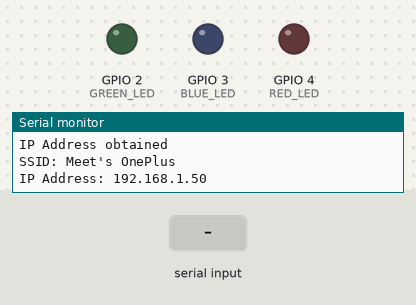
Simulated run of this sketch. Board: ESP32. On the bench: output pins drawn as LEDs (lit = HIGH), the last lines printed to the serial monitor. Inputs (shaded band) come from the test bench. WiFi joins after 1.5 s; servers stay silent unless stated.

Above: at 2.7 s.
2.8 s: "R\n" received over Serial
At 3.6 s:
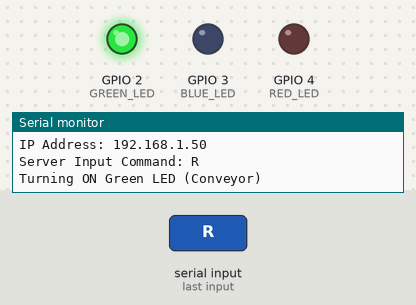
4.3 s: "W\n" received over Serial
At 4.7 s:
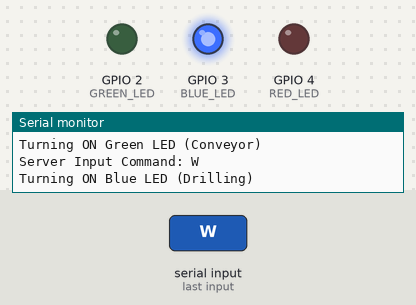
5.8 s: "X\n" received over Serial
At 7.1 s:
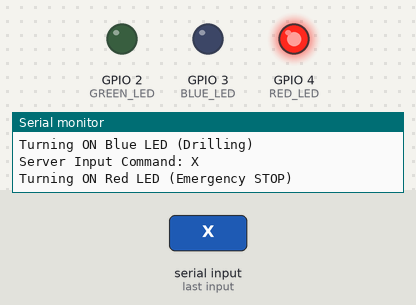
Timing chart, 0 to 8.8 s (numbered marks = the images above; inputs shaded):
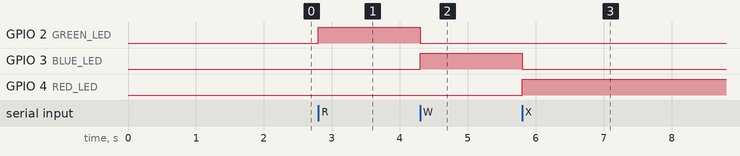

The sketch:

e1.ino
```cpp
#include <SPI.h>
#include <WiFi.h>

// WiFi Credentials
IPAddress ip(192, 168, 248, 108);
char ssid[] = "Meet's OnePlus";
char password[] = "123456789";
char b[100]; // Buffer to store received command
WiFiServer server(5555);

// Define LED Pins
#define GREEN_LED 2   // Conveyor ON
#define BLUE_LED  3   // Drilling ON
#define RED_LED   4   // Emergency STOP

void setup() {
  Serial.begin(9600);
  Serial.print("Attempting to connect to Network named: ");
  Serial.println(ssid);

  WiFi.config(ip);
  WiFi.begin(ssid, password);

  while (WiFi.status() != WL_CONNECTED) {
    Serial.print(".");
    delay(300);
  }

  Serial.println("\nConnected to WiFi");
  Serial.println("Waiting for an IP address");

  while (WiFi.localIP() == INADDR_NONE) {
    Serial.print(".");
    delay(300);
  }

  Serial.println("\nIP Address obtained");
  printWifiStatus();
  server.begin();

  // Set LED Pins as Output
  pinMode(GREEN_LED, OUTPUT);
  pinMode(BLUE_LED, OUTPUT);
  pinMode(RED_LED, OUTPUT);

  // Turn off all LEDs initially
  digitalWrite(GREEN_LED, LOW);
  digitalWrite(BLUE_LED, LOW);
  digitalWrite(RED_LED, LOW);
}

void loop() {
  WiFiClient client = server.available();

  // **NEW: Server can input commands via Serial Monitor**
  if (Serial.available()) {
    char inputCommand = Serial.read();  // Read single character from Serial Monitor

    // Ignore newline characters
    if (inputCommand == '\n' || inputCommand == '\r') {
      return;
    }

    Serial.print("Server Input Command: ");
    Serial.println(inputCommand);

    // **LED Control for Server Input**
    if (inputCommand == 'R') {
      Serial.println("Turning ON Green LED (Conveyor)");
      digitalWrite(GREEN_LED, HIGH);
      digitalWrite(BLUE_LED, LOW);
      digitalWrite(RED_LED, LOW);
    }
    else if (inputCommand == 'W') {
      Serial.println("Turning ON Blue LED (Drilling)");
      digitalWrite(GREEN_LED, LOW);
      digitalWrite(BLUE_LED, HIGH);
      digitalWrite(RED_LED, LOW);
    }
    else if (inputCommand == 'X') {
      Serial.println("Turning ON Red LED (Emergency STOP)");
      digitalWrite(GREEN_LED, LOW);
      digitalWrite(BLUE_LED, LOW);
      digitalWrite(RED_LED, HIGH);
    }
    else {
      Serial.println("Invalid Command! Use R, W, or X.");
    }
  }

  // **Check for Client Input**
  if (client) {
    if (client.available()) {
      memset(b, 0, sizeof(b));  // Clear buffer
      client.readBytesUntil('\n', b, sizeof(b) - 1);

      Serial.print("Received Command from Client: ");
      Serial.println(b);

      // **LED Control for Client Input**
      if (b[0] == 'R') {
        Serial.println("Turning ON Green LED (Conveyor)");
        digitalWrite(GREEN_LED, HIGH);
        digitalWrite(BLUE_LED, LOW);
        digitalWrite(RED_LED, LOW);
      }
      else if (b[0] == 'W') {
        Serial.println("Turning ON Blue LED (Drilling)");
        digitalWrite(GREEN_LED, LOW);
        digitalWrite(BLUE_LED, HIGH);
        digitalWrite(RED_LED, LOW);
      }
      else if (b[0] == 'X') {
        Serial.println("Turning ON Red LED (Emergency STOP)");
        digitalWrite(GREEN_LED, LOW);
        digitalWrite(BLUE_LED, LOW);
        digitalWrite(RED_LED, HIGH);
      }
      else {
        Serial.println("Invalid Command from Client.");
      }
    }
  }
}

void printWifiStatus() {
  Serial.print("SSID: ");
  Serial.println(WiFi.SSID());
  IPAddress IP = WiFi.localIP();
  Serial.print("IP Address: ");
  Serial.println(IP);
}
```

Measured:
- after the input at 2.8 s, GPIO 2 (GREEN_LED): LOW → HIGH at once
- after the input at 4.3 s, GPIO 2 (GREEN_LED): HIGH → LOW at once; GPIO 3 (BLUE_LED): LOW → HIGH at once
- after the input at 5.8 s, GPIO 3 (BLUE_LED): HIGH → LOW at once; GPIO 4 (RED_LED): LOW → HIGH at once
